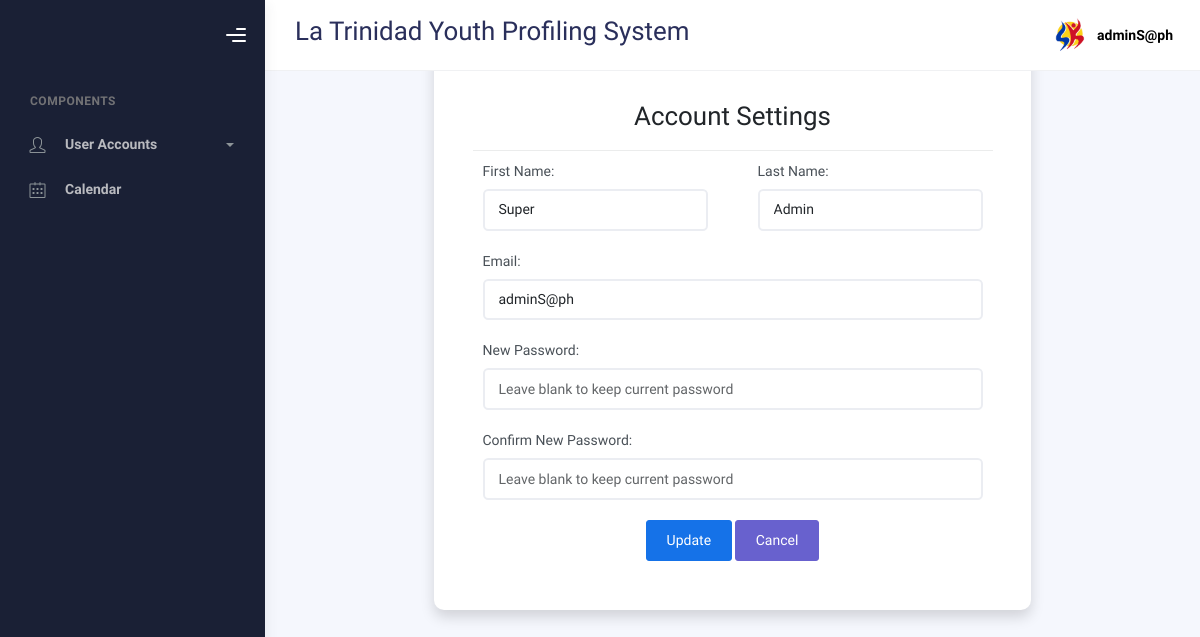
The app's page /superadmin/account_setting.php (signed in) with its own data.
### tables this page shows
CREATE TABLE `account` (
  `id` int(250) NOT NULL,
  `email` varchar(50) NOT NULL,
  `password` varchar(255) NOT NULL,
  `FirstName` varchar(50) NOT NULL,
  `LastName` varchar(50) NOT NULL,
  `role` enum('superadmin','admin','user') NOT NULL DEFAULT 'user',
  `code` varchar(50) DEFAULT NULL
);

### superadmin/account_setting.php (the view, shortened to what this page needs)
<?php
include ("../connection/conne.php");
$barangay_code = "";
$FirstName = $LastName = $email = '';
$current_email = $_SESSION['email'];
$query = "SELECT * FROM account WHERE email = '$current_email'";
$result = mysqli_query($conn, $query);
if (mysqli_num_rows($result) == 1) {
  $row = mysqli_fetch_assoc($result);
  $FirstName = $row['FirstName'];
  $LastName = $row['LastName'];
  $email = $row['email'];
} else {
  echo "User data not found.";
  exit();
}
?>
<!DOCTYPE html>
<html lang="en">
<head>
  <link rel="stylesheet" href="../bootstrap/assets/css/bootstrap.min.css" />
  <link rel="stylesheet" href="../bootstrap/assets/css/plugins.min.css" />
  <link rel="stylesheet" href="../bootstrap/assets/css/kaiadmin.min.css" />
</head>
<body>
  <div class="wrapper">
    <div class="sidebar" data-background-color="dark">
      <div class="sidebar-logo">
        <div class="logo-header" data-background-color="dark">
          <div class="nav-toggle">
            <button class="btn btn-toggle toggle-sidebar">
              <i class="gg-menu-right"></i>
            </button>
          </div>
        </div>
      </div>
      <div class="sidebar-wrapper scrollbar scrollbar-inner">
        <div class="sidebar-content">
          <ul class="nav nav-secondary">
            <li class="nav-section">
              <h4 class="text-section">Components</h4>
            </li>
            <li class="nav-item">
            <li class="nav-item">
              <a data-bs-toggle="collapse" href="#forms">
                <i class="fas icon-user"></i>
                <p>User Accounts</p>
                <span class="caret"></span>
              </a>
            </li>
            <li class="nav-item">
              <a href="calendar.php">
                <i class="fas icon-calendar"></i>
                <p>Calendar</p>
              </a>
            </li>
          </ul>
        </div>
      </div>
    </div>
    <div class="main-panel">
      <div class="main-header">
        <nav class="navbar navbar-header navbar-header-transparent navbar-expand-lg border-bottom">
          <div class="container-fluid">
            <h2><?php echo $barangay_code; ?> La Trinidad Youth Profiling System</h2>
            <ul class="navbar-nav topbar-nav ms-md-auto align-items-center">
              <li class="nav-item topbar-user dropdown hidden-caret">
                <a class="dropdown-toggle profile-pic" data-bs-toggle="dropdown" aria-expanded="false">
                  <div class="avatar-sm">
                    <img src="../bootstrap/assets/img/profile.jpg" alt="..." class="avatar-img rounded-circle" />
                  </div>
                  <span class="profile-username">
                    <span class="fw-bold"><?php echo $_SESSION['email']; ?></span>
                  </span>
                </a>
              </li>
            </ul>
          </div>
        </nav>
      </div>
      <div class="container mt-1 d-flex justify-content-center align-items-center full-height">
      <div class="card shadow p-4">
        <div class="card-body">
        <h2 class="card-header text-center">Account Settings</h2>
        <form method="POST" action="<?php echo htmlspecialchars($_SERVER["PHP_SELF"]); ?>">
          <div class="row">
            <div class="col-md-6">
              <div class="form-group">
                <label for="fname">First Name:</label>
                <input type="text" class="form-control" id="fname" name="fname"
                  value="<?php echo htmlspecialchars($FirstName); ?>" required>
              </div>
            </div>
            <div class="col-md-6">
              <div class="form-group">
                <label for="lname">Last Name:</label>
                <input type="text" class="form-control" id="lname" name="lname"
                  value="<?php echo htmlspecialchars($LastName); ?>" required>
              </div>
            </div>
          </div>
          <div class="form-group">
            <label for="email">Email:</label>
            <input type="email" class="form-control" id="email" name="email"
              value="<?php echo htmlspecialchars($email); ?>" required>
          </div>
          <div class="form-group">
            <label for="password">New Password:</label>
            <input type="password" class="form-control" id="password" name="password"
              placeholder="Leave blank to keep current password">
          </div>
          <div class="form-group">
            <label for="cpassword">Confirm New Password:</label>
            <input type="password" class="form-control" id="cpassword" name="cpassword"
              placeholder="Leave blank to keep current password">
          </div>
          <div class="form-group"><center>
            <input type="submit" class="btn btn-primary" name="submit" value="Update">
            <a href="index.php" class="btn btn-secondary">Cancel</a>
          </center></div>
        </form>
      </div>
    </div>
    </div>
  </div>
</body>
</html>

### records on screen
account: fname "Super", lname "Admin", email "adminS@ph"

### other values on screen
$_SESSION['email'] "adminS@ph"
